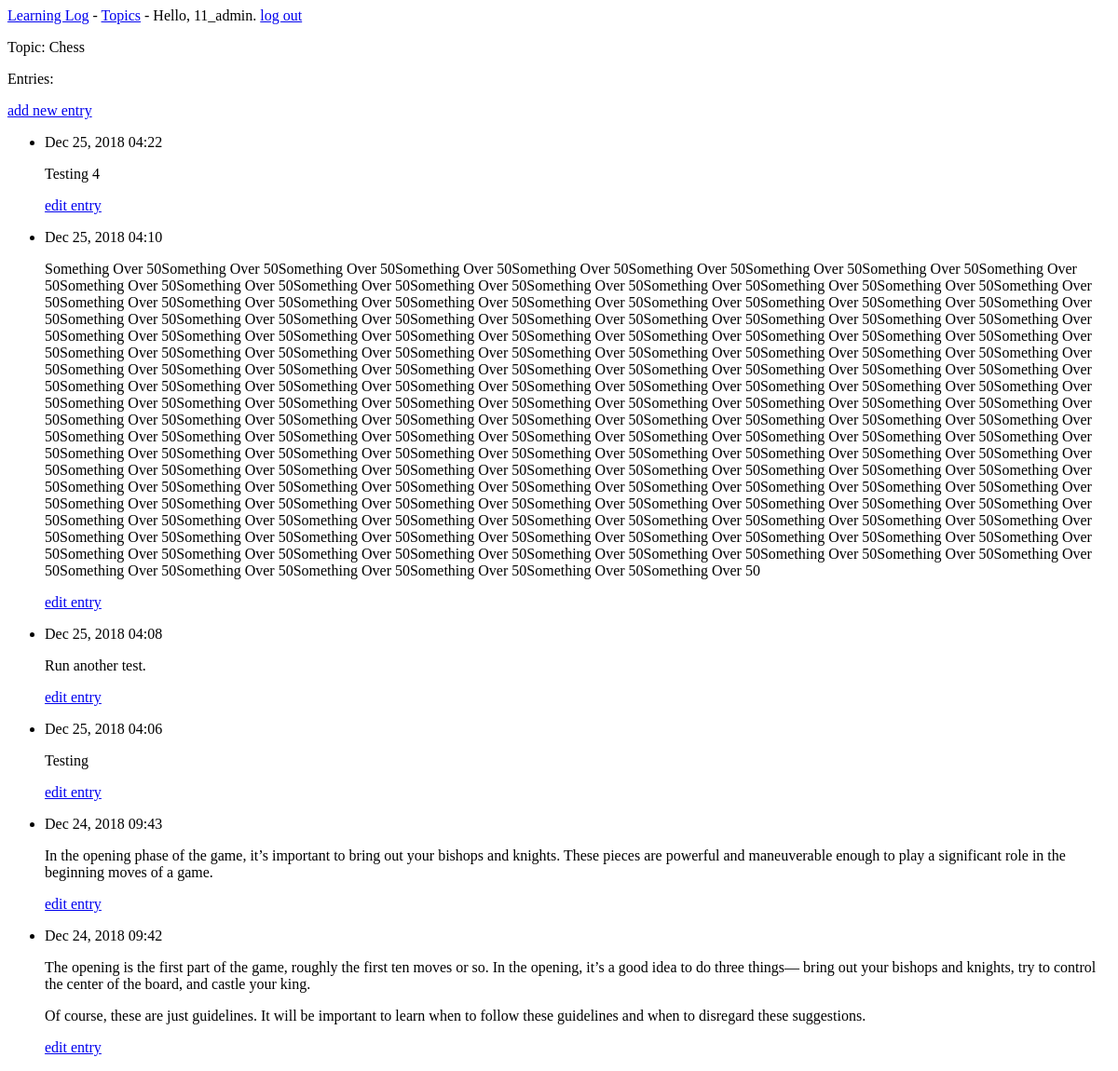
Before: /topics/1/ (signed in) with the older database file.
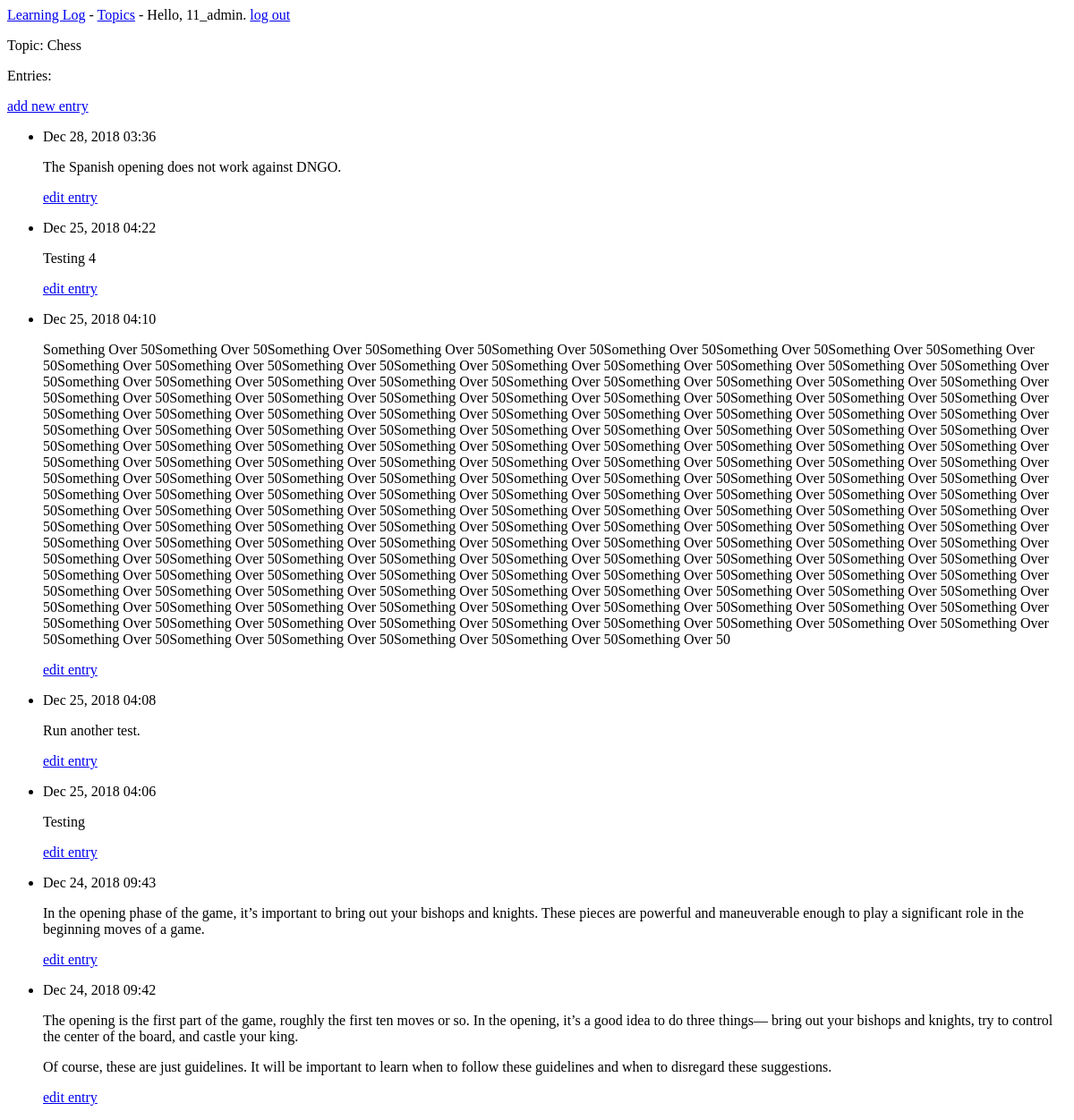
After: the same page with the newer database file.
### learning_logs/models.py (models this page shows, shortened)
class Topic(models.Model):
    text = models.CharField(max_length=200)
    date_added = models.DateTimeField(auto_now_add=True)
    owner = models.ForeignKey(User, on_delete=models.CASCADE)
    def __str__(self):
        return self.text

class Entry(models.Model):
    topic = models.ForeignKey(Topic, on_delete=models.CASCADE)
    text = models.TextField()
    date_added = models.DateTimeField(auto_now_add=True)
    class Meta:
        verbose_name_plural = 'entries'

### learning_logs/views.py (the view)
# urls.py: path('topics/<int:topic_id>/', views.topic, name='topic'),
@login_required
def topic(request, topic_id):
    topic = Topic.objects.get(id=topic_id)
    entries = topic.entry_set.order_by('-date_added')
    context = {'topic': topic, 'entries': entries}
    return render(request, 'learning_logs/topic.html', context)

### learning_logs/templates/learning_logs/topic.html
{% extends 'learning_logs/base.html' %}
{% block content %}
  <p>Topic: {{ topic }}</p>
  <p>Entries:</p>
  <p>
    <a href="{% url 'learning_logs:new_entry' topic.id %}">add new entry</a>
  </p>
  <ul>
  {% for entry in entries %}
    <li>
      <p>{{ entry.date_added|date:'M d, Y H:i' }}</p>
      <p>{{ entry.text|linebreaks }}</p>
      <p>
        <a href="{% url 'learning_logs:edit_entry' entry.id %}">edit entry</a>
      </p>
    </li>
  {% empty %}
    <li>
      There are no entries for this topic yet.
    </li>
  {% endfor %}
  </ul>
{% endblock content %}

### learning_logs/templates/learning_logs/base.html
<p>
    <a href="{% url 'learning_logs:index' %}">Learning Log</a> -
    <a href="{% url 'learning_logs:topics' %}">Topics</a> -
    {% if user.is_authenticated %}
      Hello, {{ user.username }}.
      <a href="{% url 'users:logout' %}">log out</a>
    {% else %}
      <a href="{% url 'users:register' %}">register</a> -
      <a href="{% url 'users:login' %}">log in</a>
    {% endif %}
</p>
{% block content %}
{% endblock content %}

Changed rows visible on the page:
added Entry: date_added "Dec 28, 2018 03:36", text "The Spanish opening does not work against DNGO."
